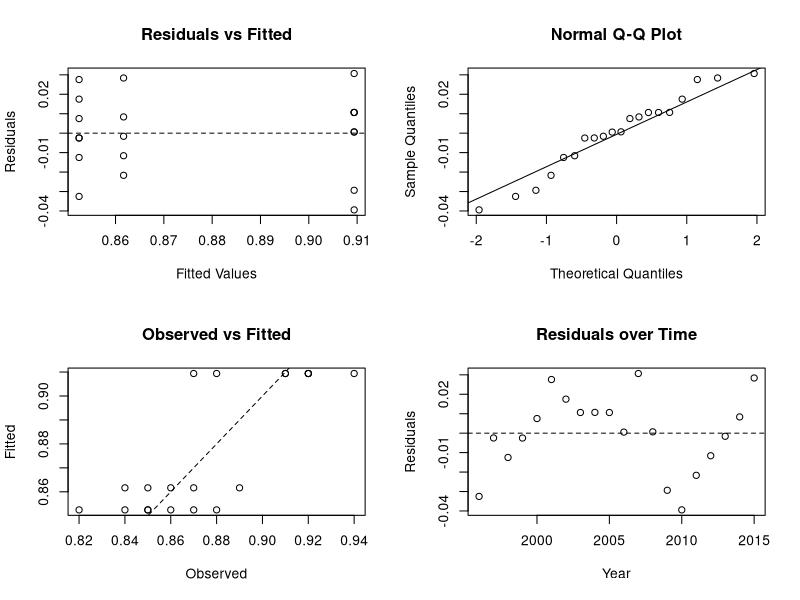
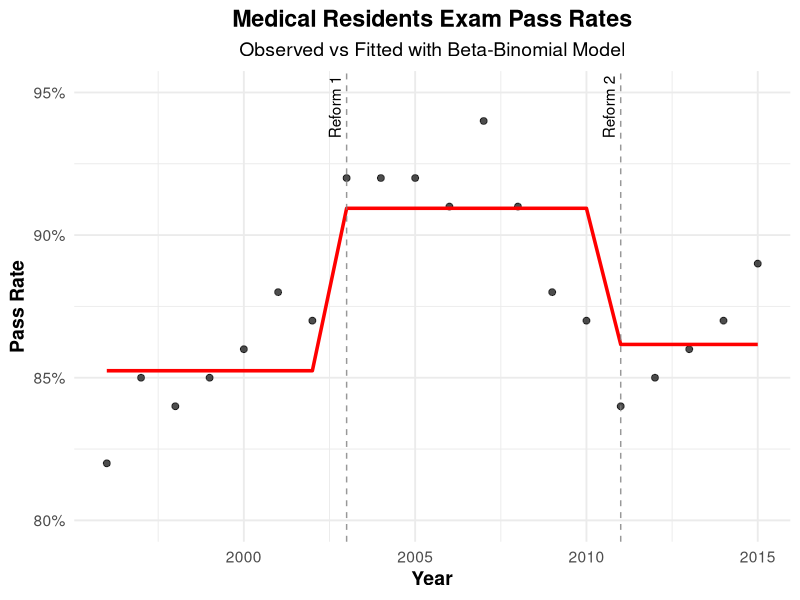
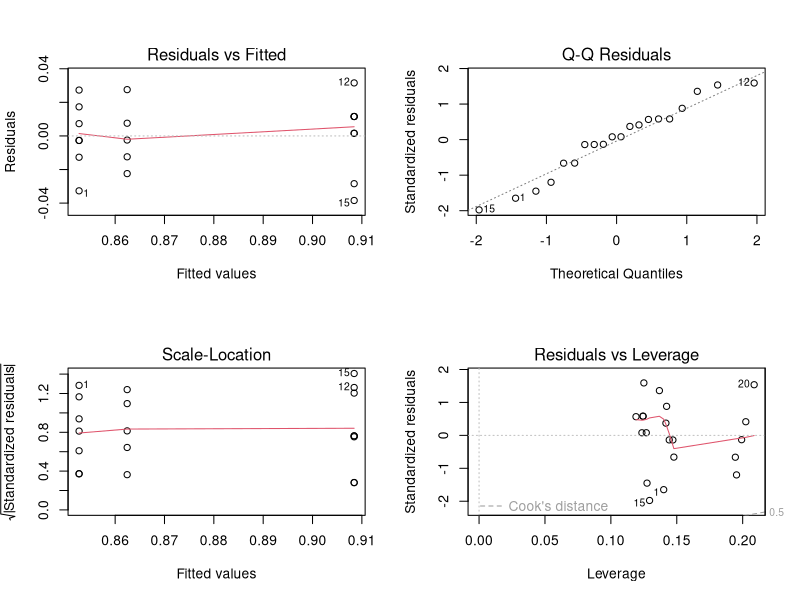
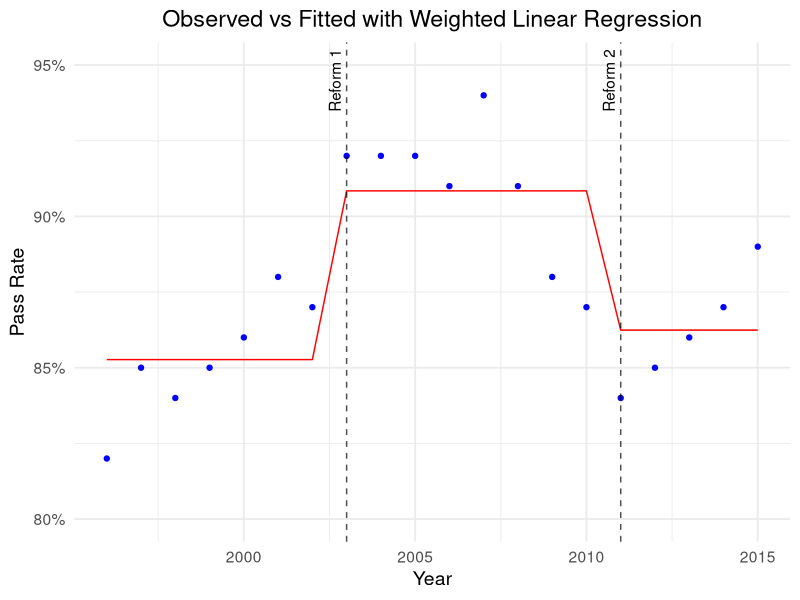

Here is the R script that generated these plots, in order:
## ---- chunk 1
x <- read.table("data.txt", header = TRUE, as.is = TRUE)
head(x)
## ---- chunk 2
library(VGAM)
library(ggplot2)
library(dplyr)
library(scales)
library(broom)
library(car)
library(sandwich)
## ---- chunk 3

x <- read.table("data.txt", header = TRUE, as.is = TRUE)

x$Pass <- round(x$N * x$Pct)
x$Fail <- x$N - x$Pass

x$timeperiod <- rep(1, nrow(x))
x$timeperiod[x$Year > 2002] <- 2
x$timeperiod[x$Year > 2010] <- 3
x$timeperiod <- factor(x$timeperiod, levels = c(1,2,3), 
                       labels = c("tp1","tp2","tp3"))

bb_model <- vglm(cbind(Pass, Fail) ~ timeperiod, betabinomial, data = x)
binomial_model <- glm(cbind(Pass, Fail) ~ timeperiod, family = binomial, data = x)


coef_all <- Coef(bb_model)
se_all   <- sqrt(diag(vcov(bb_model)))

coef_mu  <- coef_all[c("(Intercept):1", "timeperiodtp2", "timeperiodtp3")]
coef_rho <- coef_all["(Intercept):2"]

se_mu  <- se_all[c("(Intercept):1", "timeperiodtp2", "timeperiodtp3")]
se_rho <- se_all["(Intercept):2"]

z_mu  <- coef_mu / se_mu
z_rho <- coef_rho / se_rho

p_mu  <- 2 * pnorm(-abs(z_mu))
p_rho <- 2 * pnorm(-abs(z_rho))

odds_ratios <- exp(coef_mu)
pred_probs  <- plogis(coef_mu)

ci_lower <- exp(coef_mu - 1.96*se_mu)
ci_upper <- exp(coef_mu + 1.96*se_mu)

summary_table <- data.frame(
  Predictor = c("(Intercept) mu", "timeperiodtp2", "timeperiodtp3", "(Intercept) rho"),
  Log_Odds  = round(c(coef_mu, coef_rho), 3),
  Std_Error = round(c(se_mu, se_rho), 3),
  Z_value   = round(c(z_mu, z_rho), 3),
  P_value   = signif(c(p_mu, p_rho), 3),
  Odds_Ratio = c(round(odds_ratios,3), NA),
  CI_lower   = c(round(ci_lower,3), NA),
  CI_upper   = c(round(ci_upper,3), NA),
  Predicted_Prob = c(round(pred_probs,3), NA)
)

print("=== Model Summary Table (aligned correctly) ===")
print(summary_table)

cat("Beta-Binomial AIC:", AIC(bb_model), "\n")
cat("Standard Binomial AIC:", AIC(binomial_model), "\n")

x$fitted_prob <- fitted(bb_model)[,1]
x$resid_resp  <- residuals(bb_model, type = "response")

par(mfrow = c(2, 2))
plot(x$fitted_prob, x$resid_resp,
     main = "Residuals vs Fitted",
     xlab = "Fitted Values", ylab = "Residuals")
abline(h = 0, lty = 2)

qqnorm(x$resid_resp)
qqline(x$resid_resp)

plot(x$Pct, x$fitted_prob,
     main = "Observed vs Fitted",
     xlab = "Observed", ylab = "Fitted")
abline(0,1,lty=2)

plot(x$Year, x$resid_resp,
     main = "Residuals over Time",
     xlab = "Year", ylab = "Residuals")
abline(h=0,lty=2)
par(mfrow = c(1,1))

## ---- chunk 4
ggplot(x, aes(x = Year)) +
  geom_point(aes(y = Pct), color = "black", size = 2, alpha = 0.7) +
  geom_line(aes(y = fitted_prob), color = "red", size = 1.2) +
  geom_vline(xintercept = c(2003, 2011), linetype = "dashed", color = "gray50", alpha = 0.8) +
  annotate("text", x = 2003, y = 0.945, label = "Reform 1", angle = 90, vjust = -0.5) +
  annotate("text", x = 2011, y = 0.945, label = "Reform 2", angle = 90, vjust = -0.5) +
  labs(
    title = "Medical Residents Exam Pass Rates",
    subtitle = "Observed vs Fitted with Beta-Binomial Model",
    y = "Pass Rate",
    x = "Year"
  ) +
  scale_y_continuous(limits = c(0.8, 0.95), labels = scales::percent) +
  theme_minimal(base_size = 14) +
  theme(
    plot.title = element_text(hjust = 0.5, face = "bold"),
    plot.subtitle = element_text(hjust = 0.5),
    axis.title = element_text(face = "bold")
  )
## ---- chunk 5

# linear model fit 
linear_model <- lm(Pct ~ timeperiod, data = x, weights = N)
tidy(linear_model, conf.int = TRUE)

# predicted period means with 95% ci 
newdat <- data.frame(timeperiod = factor(c("tp1","tp2","tp3"), 
                                         levels=c("tp1","tp2","tp3")))
pred <- predict(linear_model, 
                newdata = newdat, se.fit = TRUE)

# SEs for predictions
X <- model.matrix(~ timeperiod, newdat)
Vrob <- vcovHC(linear_model, type = "HC1")
se_pred <- sqrt(diag(X %*% Vrob %*% t(X)))
cbind(newdat,
      fit = pred$fit,
      lo = pred$fit - 1.96*se_pred,
      hi = pred$fit + 1.96*se_pred)

# tp3 vs tp2
linearHypothesis(linear_model, "timeperiodtp3 - timeperiodtp2 = 0", vcov.=vcovHC(linear_model, type="HC1"))

# residual plots
par(mfrow=c(2,2))
plot(linear_model)
par(mfrow=c(1,1))

# can do aic comparing with / without time period (chat?)
# i will finish writing the confidence interval stuff later
## ---- chunk 6

x$fitted_lm <- predict(linear_model, newdata = x)

ggplot(x, aes(x = Year)) +
  geom_point(aes(y = Pct), color = "blue") +  
  geom_line(aes(y = fitted_lm), color = "red") +         
  geom_vline(xintercept = c(2003, 2011), linetype = "dashed", color = "black", alpha = 0.7) +
  annotate("text", x = 2003, y = 0.945, label = "Reform 1", angle = 90, vjust = -0.5) +
  annotate("text", x = 2011, y = 0.945, label = "Reform 2", angle = 90, vjust = -0.5) +
  labs(title = "Observed vs Fitted with Weighted Linear Regression",
       y = "Pass Rate",
       x = "Year") +
  scale_y_continuous(limits = c(0.8, 0.95), labels = percent) +
  theme_minimal(base_size = 14) +
  theme(
    plot.title = element_text(hjust = 0.5),
    plot.subtitle = element_text(hjust = 0.5),
    axis.title = element_text()
  )
